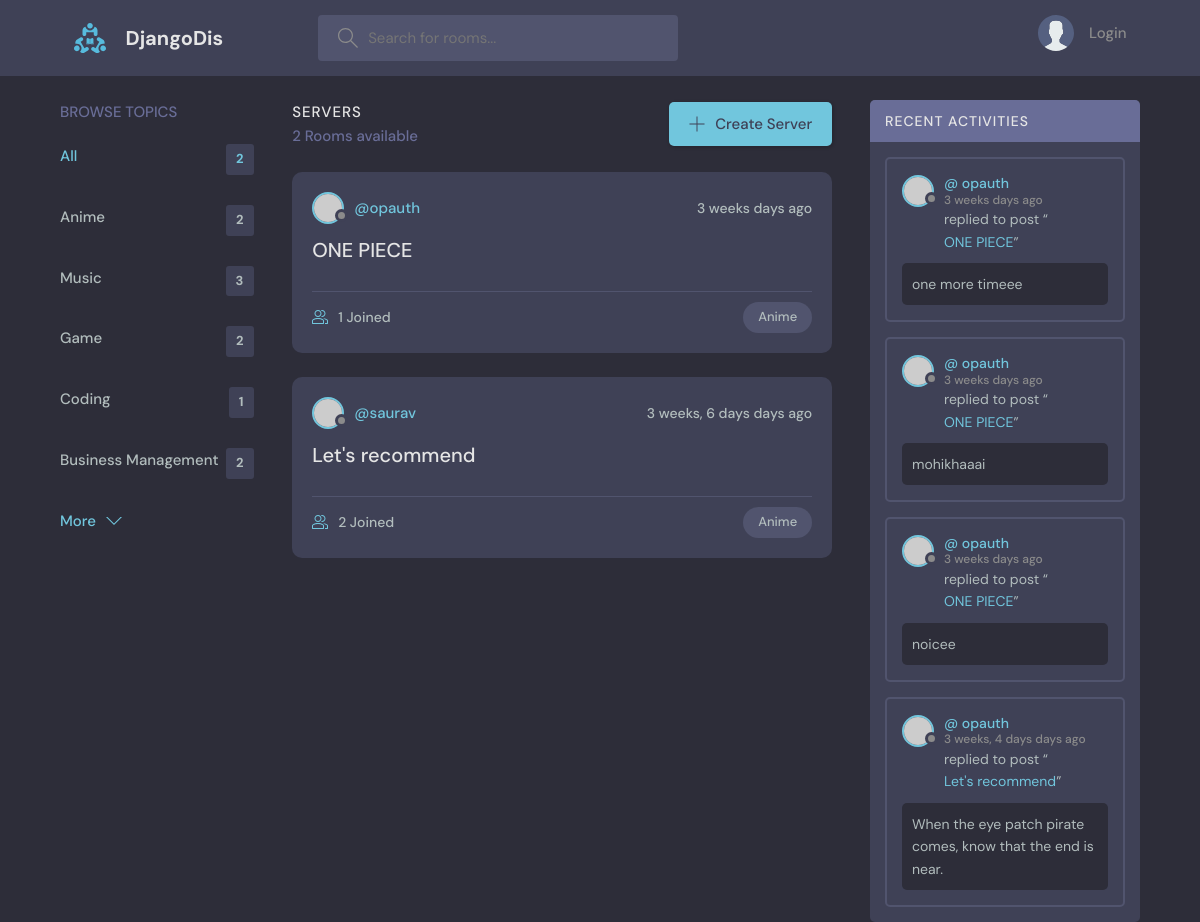
The app's page /?nam=Anime with its own data.
### base/models.py (models this page shows, shortened)
class Topic(models.Model):
    name = models.CharField(max_length=220)

class Server(models.Model):
    owner = models.ForeignKey(User, on_delete=models.SET_NULL,null=True)
    topic = models.ForeignKey(Topic, on_delete=models.SET_NULL, null=True)
    name = models.CharField(max_length=200)
    description = models.TextField(null=True , blank=True) # null for db and blank for frontend
    members = models.ManyToManyField(User, related_name='members', blank=True)
    created = models.DateTimeField(auto_now_add=True)
    updated = models.DateTimeField(auto_now=True)
    class Meta:
        ordering = ['-updated', '-created']
    def __str__(self):
        return self.name

class Msg(models.Model): # Msg written cause message is keyword in django
    user = models.ForeignKey(User,on_delete=models.CASCADE)
    body = models.TextField()
    server = models.ForeignKey(Server, on_delete=models.CASCADE)
    created = models.DateTimeField(auto_now_add=True)
    updated = models.DateTimeField(auto_now=True)
    class Meta:
        ordering = ['-updated', '-created']

### base/views.py (the view)
# urls.py: path('',views.home, name="home"),
def home(request):
    nam = request.GET.get('nam') if request.GET.get('nam') != None else ''
    servers = Server.objects.filter(
        Q(topic__name__icontains = nam) |
        Q(name__icontains = nam) |
        Q(description__icontains = nam)
        ) #contains means case sensitive icontains means case INsensitive
    topics = Topic.objects.all()
    server_count = servers.count()
    server_msgs = Msg.objects.filter(Q(server__topic__name__icontains = nam))
    context = {'servers' :servers, 'topics': topics, 'server_count' : server_count, 'server_msgs':server_msgs}
    return render(request, 'base/home.html' , context)

### base/templates/base/home.html (shortened to what this page needs)
{% extends 'main.html' %}
{% block content%}
  <main class="layout layout--3">
    <div class="container">
      {% include 'base/topics_component.html' %}
      <div class="roomList">
        <div class="roomList__header">
          <div>
            <h2>Servers</h2>
            <p>{{server_count}} Rooms available</p>
          </div>
          <a class="btn btn--main" href="{% url 'create-server' %}">
            <svg version="1.1" xmlns="http://www.w3.org/2000/svg" width="32" height="32" viewBox="0 0 32 32">
              <title>add</title>
              <path
                d="M16.943 0.943h-1.885v14.115h-14.115v1.885h14.115v14.115h1.885v-14.115h14.115v-1.885h-14.115v-14.115z"
              ></path>
            </svg>
            Create Server
          </a>
        </div>
        {% include 'base/feed_component.html' %}
        </div>
        {% include 'base/activity_component.html' %}
    </div>
  </main>
{% endblock content %}

### base/templates/base/topics_component.html
<div class="topics">
    <div class="topics__header">
      <h2>Browse Topics</h2>
    </div>
    <ul class="topics__list">
      <li>
        <a href="{% url 'home' %}" class="active">All <span>{{ server_count }}</span></a>
      </li>
      {% for topic in topics %}
      <li>
        <a href="{% url 'home' %}?nam={{topic.name}}">{{ topic.name }} <span> {{ topic.server_set.all.count }} </span></a>
      </li>
      {% endfor %}
    </ul>
    <a class="btn btn--link" href="topics.html">
      More
      <svg version="1.1" xmlns="http://www.w3.org/2000/svg" width="32" height="32" viewBox="0 0 32 32">
        <title>chevron-down</title>
        <path d="M16 21l-13-13h-3l16 16 16-16h-3l-13 13z"></path>
      </svg>
    </a>
  </div>

### base/templates/base/feed_component.html (shortened to what this page needs)
{% for server in servers %}
<div class="roomListRoom">
    <div class="roomListRoom__header">
      <a href="{% url 'user-profile' server.owner.id %}" class="roomListRoom__author">
        <div class="avatar avatar--small">
          <img src="https://randomuser.me/api/portraits/women/11.jpg" />
        </div>
        <span>@{{ server.owner.username }}</span>
      </a>
      <div class="roomListRoom__actions">
        <span>{{ server.created | timesince }} days ago</span>
      </div>
    </div>
    <div class="roomListRoom__content">
      <a href="{% url 'server' server.id %}">{{ server.name }}</a>
    </div>
    <div class="roomListRoom__meta">
      <a href="{% url 'server' server.id %}" class="roomListRoom__joined">
        {{ server.members.all.count }} Joined
      </a>
      <p class="roomListRoom__topic">{{ server.topic.name }}</p>
    </div>
</div>
{% endfor %}

### base/templates/base/activity_component.html (shortened to what this page needs)
<div class="activities">
    <div class="activities__header">
        <h2>Recent Activities</h2>
    </div>
    {% for msg in server_msgs %}
    <div class="activities__box">
        <div class="activities__boxHeader roomListRoom__header">
        <a href="{% url 'user-profile' msg.user.id %}" class="roomListRoom__author">
            <div class="avatar avatar--small">
            <img src="https://randomuser.me/api/portraits/women/11.jpg" />
            </div>
            <p>
            @ {{ msg.user }}
            <span>{{msg.created | timesince }} days ago</span>
            </p>
        </a>
        </div>
        <div class="activities__boxContent">
        <p>replied to post “<a href="{% url 'server' msg.server.id %}">{{ msg.server }}</a>”</p>
        <div class="activities__boxRoomContent">
            {{ msg.body }}
        </div>
        </div>
    </div>
    {% endfor %}
</div>

### records on screen
Topic: name "Anime", server_set.all.count "2"
Topic: name "Music", server_set.all.count "3"
Topic: name "Game", server_set.all.count "2"
Topic: name "Coding", server_set.all.count "1"
Topic: name "Business Management", server_set.all.count "2"
Server: owner.username "opauth", created "3 weeks", name "ONE PIECE", members.all.count "1", topic.name "Anime"
Server: owner.username "saurav", created "3 weeks, 6 days", name "Let's recommend", members.all.count "2", topic.name "Anime"
Msg: user "opauth", created "3 weeks", server "ONE PIECE", body "one more timeee"
Msg: user "opauth", created "3 weeks", server "ONE PIECE", body "mohikhaaai"
Msg: user "opauth", created "3 weeks", server "ONE PIECE", body "noicee"
Msg: user "opauth", created "3 weeks, 4 days", server "Let's recommend", body "When the eye patch pirate comes, know that the end is near."

### other values on screen
{{ server_count }} "2"
